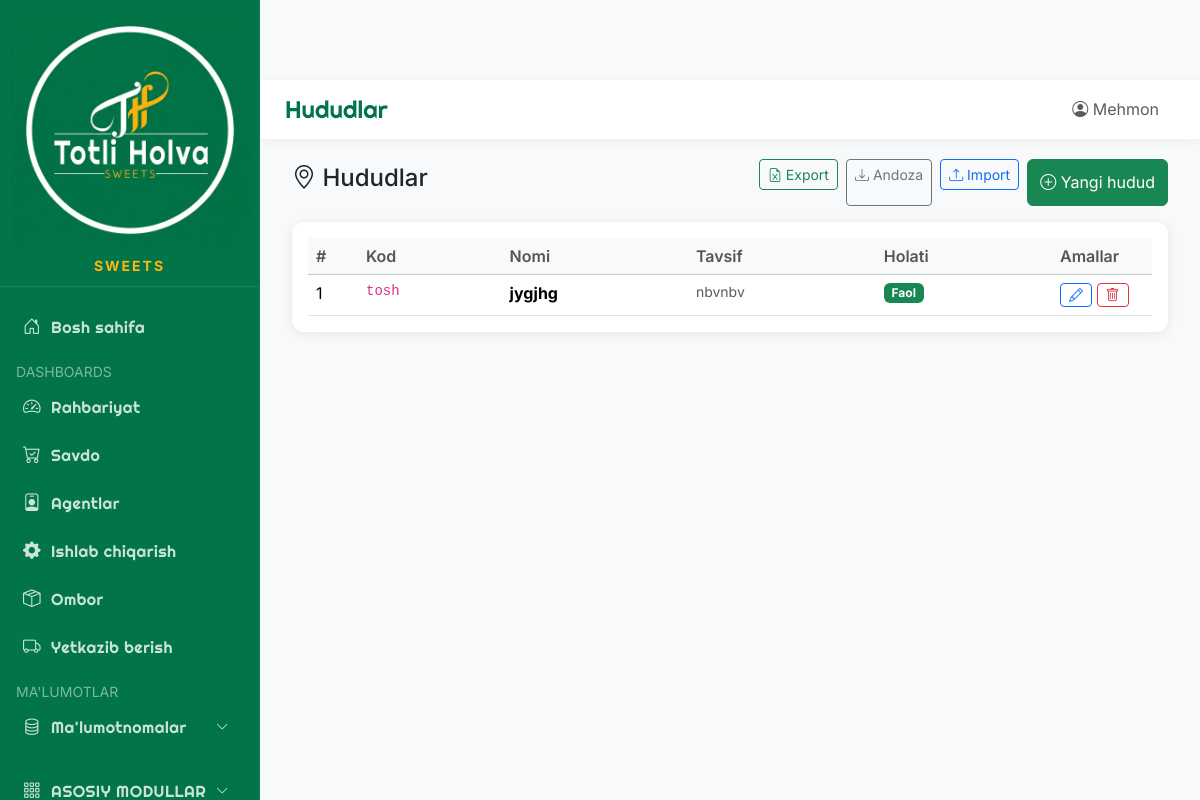
The page /test/regions on the database its author committed.
### app/models/database.py (models this page shows)
class Region(Base):
    __tablename__ = "regions"
    id = Column(Integer, primary_key=True, index=True)
    code = Column(String(50), unique=True, index=True)
    name = Column(String(100), index=True)
    description = Column(Text, nullable=True)
    is_active = Column(Boolean, default=True)
    created_at = Column(DateTime, default=datetime.now)

### main.py (the view)
@app.get("/test/regions", response_class=HTMLResponse)
async def regions_test_page(request: Request, db: Session = Depends(get_db)):
    regions = db.query(Region).all()
    fake_user = {"username": "test", "role": "admin"}
    return templates.TemplateResponse("info/regions.html", {
        "request": request,
        "page_title": "Hududlar",
        "user": fake_user,
        "regions": regions
    })

### app/templates/info/regions.html (shortened to what this page needs)
{% extends "base.html" %}
{% block content %}
<div class="container-fluid">
    <div class="row mb-3">
        <div class="col-12">
            <div class="d-flex justify-content-between align-items-center">
                <h4><i class="bi bi-geo-alt"></i> Hududlar</h4>
                <div class="d-flex gap-2">
                    <form action="/info/regions/export" method="get" style="display:inline;">
                        <button type="submit" class="btn btn-outline-success btn-sm"><i
                                class="bi bi-file-earmark-excel"></i> Export</button>
                    </form>
                    <a href="/info/regions/template" class="btn btn-outline-secondary btn-sm"
                        title="Import uchun andoza yuklab olish">
                        <i class="bi bi-download"></i> Andoza
                    </a>
                    <form action="/info/regions/import" method="post" enctype="multipart/form-data"
                        style="display:inline;">
                        <label class="btn btn-outline-primary btn-sm mb-0">
                            <i class="bi bi-upload"></i> Import
                        </label>
                    </form>
                    <button class="btn btn-success" data-bs-toggle="modal" data-bs-target="#addRegionModal">
                        <i class="bi bi-plus-circle"></i> Yangi hudud
                    </button>
                </div>
            </div>
        </div>
    </div>
    <div class="card">
        <div class="card-body">
            <table class="table table-hover">
                <thead class="table-light">
                    <tr>
                        <th width="50">#</th>
                        <th>Kod</th>
                        <th>Nomi</th>
                        <th>Tavsif</th>
                        <th>Holati</th>
                        <th width="100">Amallar</th>
                    </tr>
                </thead>
                <tbody>
                    {% if regions %}
                    {% for region in regions %}
                    <tr>
                        <td>{{ region.id }}</td>
                        <td><code>{{ region.code }}</code></td>
                        <td><strong>{{ region.name }}</strong></td>
                        <td><small class="text-muted">{{ region.description or '-' }}</small></td>
                        <td>
                            {% if region.is_active %}
                            <span class="badge bg-success">Faol</span>
                            {% else %}
                            <span class="badge bg-secondary">Nofaol</span>
                            {% endif %}
                        </td>
                        <td>
                            <button class="btn btn-sm btn-outline-primary" title="Tahrirlash" data-id="{{ region.id }}"
                                data-code="{{ region.code }}" data-name="{{ region.name }}"
                                data-description="{{ region.description or '' }}" onclick="editRegion(this)">
                                <i class="bi bi-pencil"></i>
                            </button>
                            <button class="btn btn-sm btn-outline-danger" title="O'chirish" data-id="{{ region.id }}"
                                data-name="{{ region.name }}" onclick="deleteRegion(this)">
                                <i class="bi bi-trash"></i>
                            </button>
                        </td>
                    </tr>
                    {% endfor %}
                    {% endif %}
                </tbody>
            </table>
        </div>
    </div>
</div>
{% endblock %}

### app/templates/base.html (style rules this page uses)
:root { --primary-color: #017449; --secondary-color: #017449; --accent-color: #FFB50D; --bg-color: #f8f9fa; }
body { font-family: 'Inter', sans-serif; background-color: #f8f9fa; }
.card { border: none; border-radius: 12px; box-shadow: 0 2px 12px rgba(0, 0, 0, 0.08); }
.table { margin: 0; }
.table th { font-weight: 600; color: #555; border-top: none; }

### rows shown on the page
Region: id "1", code "tosh", name "jygjhg", description "nbvnbv", is_active "Faol"

### other values the page prints
{{ page_title }} "Hududlar"
